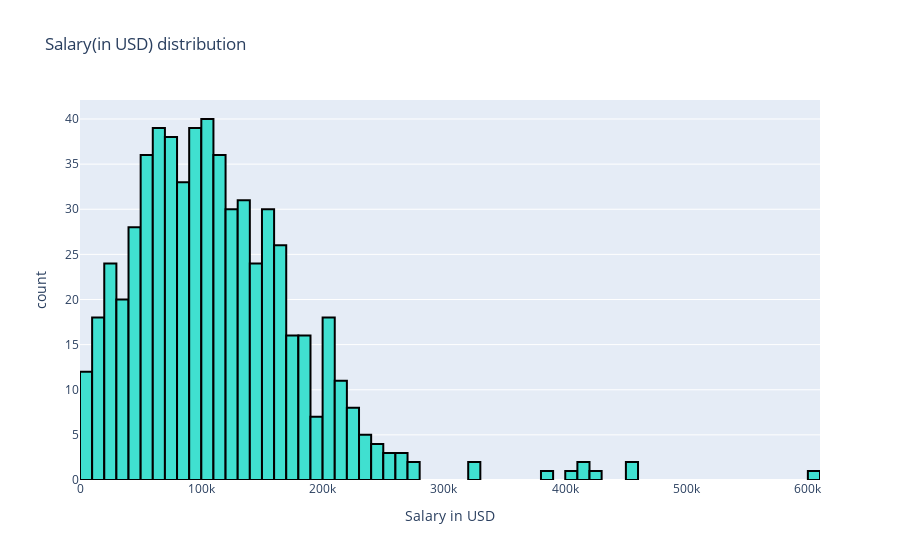

Notebook cell for this chart:
### Markdown cell above
______________
Salary Distribution
______________

### Code cell
fig =  px.histogram(
    data_frame=df,
    x="salary_in_usd",
    nbins=60,
    labels = {"salary_in_usd": "Salary in USD"},
    # marginal="box",
    title = "Salary(in USD) distribution",
).update_traces(marker=dict(color='turquoise'))

fig.data[0].marker.line.width = 2
fig.data[0].marker.line.color = "black"


fig.show();

### Figure 1 — Plotly figure (JSON) as saved in the notebook; plotly's stock layout.template omitted (floating-point values rounded to 4 significant figures; data arrays with more than 128 entries replaced by an {"elided": "..."} marker saying what was removed)
{"data": [{"alignmentgroup": "True", "bingroup": "x", "hovertemplate": "Salary in USD=%{x}<br>count=%{y}<extra></extra>", "legendgroup": "", "marker": {"color": "turquoise", "line": {"color": "black", "width": 2}, "pattern": {"shape": ""}}, "name": "", "nbinsx": 60, "offsetgroup": "", "orientation": "v", "showlegend": false, "type": "histogram", "x": {"elided": "607 int values"}, "xaxis": "x", "yaxis": "y"}], "layout": {"barmode": "relative", "legend": {"tracegroupgap": 0}, "title": {"text": "Salary(in USD) distribution"}, "xaxis": {"anchor": "y", "domain": [0, 1], "title": {"text": "Salary in USD"}}, "yaxis": {"anchor": "x", "domain": [0, 1], "title": {"text": "count"}}}}
